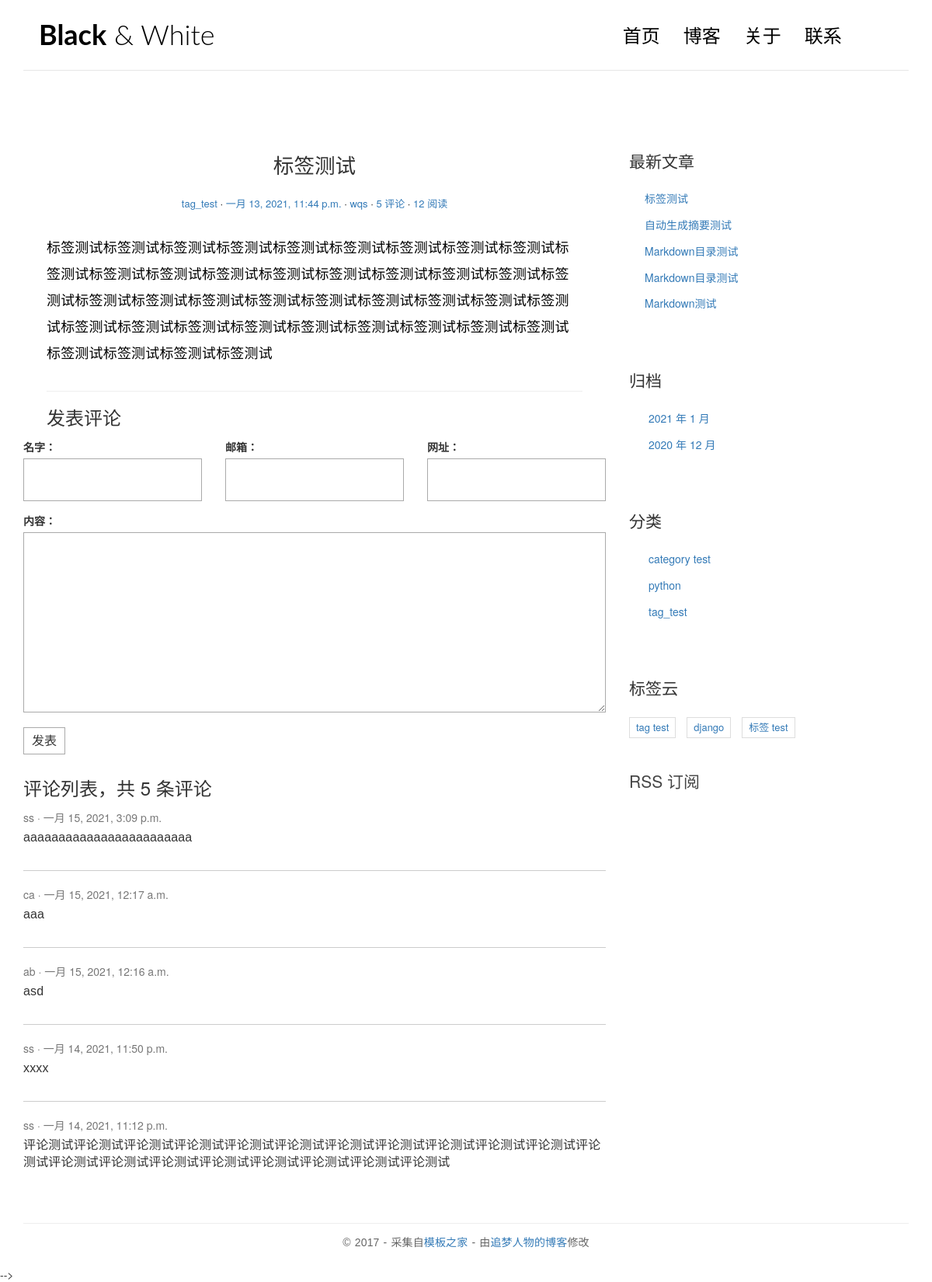
Screenshot of /posts/8/ with the database file from the repository.
### blog/models.py (models this page shows, shortened)
class Post(models.Model):
    title = models.CharField("标题", max_length=70)
    body = models.TextField("正文")
    created_time = models.DateTimeField("创建时间", default=timezone.now)
    modified_time = models.DateTimeField("修改时间")
    excerpt = models.CharField("摘要", max_length=200, blank=True)
    category = models.ForeignKey(Category, verbose_name="分类", on_delete=models.CASCADE)
    tags = models.ManyToManyField(Tag, verbose_name="标签", blank=True)
    author = models.ForeignKey(User, verbose_name="作者", on_delete=models.CASCADE)
    views = models.PositiveIntegerField(default=0, editable=False)
    class Meta:
        verbose_name = "文章"
        verbose_name_plural = verbose_name
        ordering = ["-created_time"]
    def get_absolute_url(self):
        return reverse('blog:detail', kwargs={'pk':self.pk})
    def save(self, *args, **kwargs):
        self.modified_time = timezone.now()
        md = markdown.Markdown(extensions=[
        'markdown.extensions.extra',
        'markdown.extensions.codehilite',])
        self.excerpt = strip_tags(md.convert(self.body))[:54]
        super().save(*args, **kwargs)
    def increase_views(self):
        self.views += 1
        self.save(update_fields=['views'])

class Category(models.Model):
    name = models.CharField("分类名", max_length=100)
    class Meta:
        verbose_name = "分类"
        verbose_name_plural = verbose_name

class Tag(models.Model):
    name = models.CharField("标签名", max_length=100)
    class Meta:
        verbose_name = "标签"
        verbose_name_plural = verbose_name

### comments/models.py (models this page shows, shortened)
class Comment(models.Model):
    name = models.CharField('名字', max_length=50)
    email = models.EmailField('邮箱')
    url = models.URLField('网址', blank=True)
    text = models.TextField('内容')
    created_time = models.DateTimeField('创建时间', default=timezone.now)
    post = models.ForeignKey('blog.Post', verbose_name='文章', on_delete=models.CASCADE)
    class Meta:
        verbose_name = '评论'
        verbose_name_plural = verbose_name
        ordering = ['-created_time']

### blog/views.py (the view)
# urls.py: path('posts/<int:pk>/', views.PostDetailView.as_view(), name='detail'),
class PostDetailView(DetailView):
    model = Post
    template_name = 'blog/detail.html'
    context_object_name = 'post'
    def get(self, request, *args, **kwargs):
        response = super(PostDetailView, self).get(request, *args, **kwargs)
        self.object.increase_views()
        return response
    def get_object(self, queryset=None):
        post = super().get_object(queryset=None)
        md = markdown.Markdown(extensions=[
            'markdown.extensions.extra',
            'markdown.extensions.codehilite',
            TocExtension(slugify=slugify),
        ])
        post.body = md.convert(post.body)
        m = re.search(r'<div class="toc">\s*<ul>(.*)</ul>\s*</div>', md.toc, re.S)
        post.toc = m.group(1) if m is not None else ''
        return post

### blog/templatetags/blog_extras.py (called while the page is built)
@register.inclusion_tag('blog/inclusions/_recent_posts.html', takes_context=True)
def show_recent_posts(context, num=5):
    return {
        'recent_post_list': Post.objects.all()[:num],
    }

@register.inclusion_tag('blog/inclusions/_archives.html', takes_context=True)
def show_archives(context):
    return {
        'date_list': Post.objects.dates('created_time', 'month', order='DESC'),
    }

@register.inclusion_tag('blog/inclusions/_categories.html', takes_context=True)
def show_categories(context):
    return {
        'category_list': Category.objects.all(),
    }

@register.inclusion_tag('blog/inclusions/_tags.html', takes_context=True)
def show_tags(context):
    return {
        'tag_list': Tag.objects.all(),
    }

### comments/templatetags/comments_extras.py (called while the page is built)
@register.inclusion_tag('comments/inclusions/_form.html', takes_context=True)
def show_comment_form(context, post, form=None):
    if form is None:
        form = CommentForm
    return {
        'form': form,
        'post': post,
    }

@register.inclusion_tag('comments/inclusions/_list.html', takes_context=True)
def show_comments(context, post):
    comment_list = post.comment_set.all()
    comment_count = comment_list.count()
    return {
        'comment_count': comment_count,
        'comment_list': comment_list,
    }

### templates/blog/detail.html (shortened to what this page needs)
{% extends 'base.html' %}
{% load comments_extras %}
{% block main %}
<article class="post post-{{ post.pk }}">
  <header class="entry-header">
    <h1 class="entry-title">{{ post.title }}</h1>
    <div class="entry-meta">
      <span class="post-category"><a href="#">{{ post.category.name }}</a></span>
      <span class="post-date"><a href="#"><time class="entry-date"
        datetime="{{ post.created_time }}">{{ post.created_time }}</time></a></span>
      <span class="post-author"><a href="#">{{ post.author }}</a></span>
      <span class="comments-link"><a href="#comment-area">{{ post.comment_set.count }} 评论</a></span>
      <span class="views-count"><a href="#"> {{ post.views }} 阅读</a></span>
    </div>
  </header>
  <div class="entry-content clearfix">
    {{ post.body | safe }}
  </div>
</article>
<section class="comment-area" id="comment-area">
    <hr>
    <h3>发表评论</h3>
</section>
{% show_comment_form post %}
<div class="comment-list-panel">
    {% show_comments post %}
</div>
{% endblock main%}

### templates/comments/inclusions/_list.html
<h3>评论列表，共 <span>{{ comment_count }}</span> 条评论</h3>
<ul class="comment-list list-unstyled">
  {% for comment in comment_list %}
    <li class="comment-item">
      <span class="nickname">{{ comment.name }}</span>
      <time class="submit-date" datetime="{{ comment.created_time }}">{{ comment.created_time }}</time>
      <div class="text">
        {{ comment.text|linebreaks }}
      </div>
    </li>
  {% empty %}
    暂无评论
  {% endfor %}
</ul>

### templates/blog/inclusions/_recent_posts.html
<div class="widget widget-recent-posts">
  <h3 class="widget-title">最新文章</h3>
  <ul>
    {% for post in recent_post_list %}
      <li>
        <a href="{{ post.get_absolute_url }}">{{ post.title }}</a>
      </li>
    {% empty %}
      暂无文章！
    {% endfor %}
  </ul>
</div>

### templates/blog/inclusions/_categories.html (shortened to what this page needs)
<div class="widget widget-category">
  <h3 class="widget-title">分类</h3>
  <ul>
    {% for category in category_list %}
      <li>
        <a href="{% url 'blog:category' category.pk %}">{{ category.name }} </a>
      </li>
    {% empty %}
      暂无分类！
    {% endfor %}
  </ul>
</div>

### templates/blog/inclusions/_tags.html
<div class="widget widget-tag-cloud">
  <h3 class="widget-title">标签云</h3>
  <ul>
    {% for tag in tag_list %}
      <li>
        <a href="{% url 'blog:tag' tag.pk %}">{{ tag.name }}</a>
      </li>
    {% empty %}
      暂无标签！
    {% endfor %}
  </ul>
</div>

### blog/static/blog/css/custom.css (style rules this page uses)
* { outline: none; }
h1, h2, h3, h4, h5, h6 { margin-top: 0; }
a { color: #333; }
body { color: #444; font-family: 'Lato', sans-serif; }
p { font-family: 'Ubuntu', sans-serif; font-weight: 400; word-spacing: 1px; letter-spacing: 0.01em; }
.post { background: #fff; padding: 30px 30px 0; }
.entry-title { text-align: center; font-size: 1.9em; margin-bottom: 20px; line-height: 1.6; padding: 10px 20px 0; }
.entry-meta { text-align: center; color: #DDDDDD; font-size: 13px; margin-bottom: 30px; }
.entry-content { font-size: 18px; line-height: 1.9; font-weight: 300; color: #000; }
.post-category::after, .post-date::after, .post-author::after, .comments-link::after { content: ' ·'; color: #000; }
.widget { background: #fff; padding: 30px 0 0; }
.widget-title { font-size: 1.5em; margin-bottom: 20px; line-height: 1.6; padding: 10px 0 0; font-weight: 400; }
.widget-recent-posts ul { padding: 0; margin: 0; padding-left: 20px; }
.widget-recent-posts ul li { list-style-type: none; position: relative; line-height: 170%; margin-bottom: 10px; }
.widget-recent-posts ul li::before { content: '\f3d3'; font-family: "Ionicons"; position: absolute; left: -17px; top: 3px; font-size: 16px; color: #000; }
.widget-category ul { padding: 0; margin: 0; padding-left: 25px; }
.widget-category ul li { list-style-type: none; position: relative; line-height: 170%; margin-bottom: 10px; }
.widget-category ul li::before { content: '\f3fe'; font-family: "Ionicons"; position: absolute; left: -25px; top: 1px; font-size: 18px; color: #000; }
.widget-tag-cloud ul { padding: 0; margin: 0; margin-right: -10px; }
.widget-tag-cloud ul li { list-style-type: none; font-size: 13px; display: inline-block; margin-right: 10px; margin-bottom: 10px; padding: 3px 8px; border: 1px solid #ddd; }
.contact-form input, .comment-form input { border: 1px solid #aaa; margin-bottom: 15px; width: 100%; padding: 15px 15px; font-size: 16px; line-height: 100%; transition: 0.4s border-color linear; }
.contact-form textarea, .comment-form textarea { border: 1px solid #aaa; margin-bottom: 15px; width: 100%; padding: 15px 15px; font-size: 16px; line-height: 20px !important; min-height: 183px; transition: 0.4s border-color linear; }
.comment-area { padding: 0 30px 0; }
.comment-list-panel { margin-top: 30px; }
.comment-list { margin-top: 15px; }
.comment-item:not(:last-child) { border-bottom: 1px #ccc solid; margin-bottom: 20px; padding-bottom: 20px; }
.comment-item .nickname, .comment-item .submit-date { color: #777; font-size: 14px; }
.comment-item .nickname:after { content: ' ·'; }
.comment-item .text { padding-top: 5px; font-size: 16px; }

### rows the page displays
Post: title "标签测试", category.name "tag_test", created_time "一月 13, 2021, 11:44 p.m.", author "wqs", comment_set.count "5", views "12", body "标签测试标签测试标签测试标签测试标签测试标签测试标签测试标签测试标签测试标签测试标签测试标签测试标签测试标签测试标签测试标签测试标签测试标签测试标签测试标签测试标签测试标签测试标签测试标签测试标签测试标签测试标签测试标签测试标签测试标签测试标签测试标签测试标签测试标签测试标签测试标签测试标签测试标签测试标签测试标签测试标签测试"
Comment: name "ss", created_time "一月 15, 2021, 3:09 p.m.", text "aaaaaaaaaaaaaaaaaaaaaaaa"
Comment: name "ca", created_time "一月 15, 2021, 12:17 a.m.", text "aaa"
Comment: name "ab", created_time "一月 15, 2021, 12:16 a.m.", text "asd"
Comment: name "ss", created_time "一月 14, 2021, 11:50 p.m.", text "xxxx"
Comment: name "ss", created_time "一月 14, 2021, 11:12 p.m.", text "评论测试评论测试评论测试评论测试评论测试评论测试评论测试评论测试评论测试评论测试评论测试评论测试评论测试评论测试评论测试评论测试评论测试评论测试评论测试评论测试"
Post: title "自动生成摘要测试"
Post: title "Markdown目录测试"
Post: title "Markdown目录测试"
Post: title "Markdown测试"
Category: name "category test"
Category: name "python"
Category: name "tag_test"
Tag: name "tag test"
Tag: name "django"
Tag: name "标签 test"

### other values shown
{{ comment_count }} "5"
{{ date.year }} "2021" "2020"
{{ date.month }} "1" "12"
